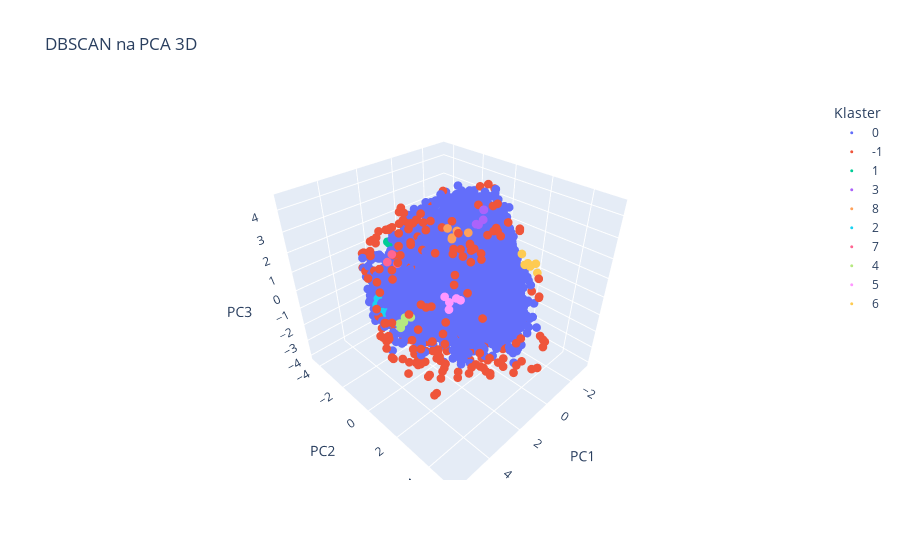

Write notebook code for a chart like this one.
### Markdown cell above
## DBSCAN

### Code cell
from sklearn.cluster import DBSCAN
import plotly.express as px

dbscan = DBSCAN()
y_dbscan = dbscan.fit_predict(X_pca)

fig = px.scatter_3d(x=X_pca[:, 0], y=X_pca[:, 1], z=X_pca[:, 2],
                    color=y_dbscan.astype(str),
                    labels={'x': 'PC1', 'y': 'PC2', 'z': 'PC3', 'color': 'Klaster'},
                    title='DBSCAN na PCA 3D')
fig.update_traces(marker_size=3)
fig.show()

### Figure 1 — Plotly figure (JSON) as saved in the notebook; plotly's stock layout.template omitted (floating-point values rounded to 4 significant figures; data arrays with more than 128 entries replaced by an {"elided": "..."} marker saying what was removed)
{"data": [{"hovertemplate": "Klaster=0<br>PC1=%{x}<br>PC2=%{y}<br>PC3=%{z}<extra></extra>", "legendgroup": "0", "marker": {"color": "#636efa", "size": 3, "symbol": "circle"}, "mode": "markers", "name": "0", "scene": "scene", "showlegend": true, "type": "scatter3d", "x": {"elided": "9891 float values"}, "y": {"elided": "9891 float values"}, "z": {"elided": "9891 float values"}}, {"hovertemplate": "Klaster=-1<br>PC1=%{x}<br>PC2=%{y}<br>PC3=%{z}<extra></extra>", "legendgroup": "-1", "marker": {"color": "#EF553B", "size": 3, "symbol": "circle"}, "mode": "markers", "name": "-1", "scene": "scene", "showlegend": true, "type": "scatter3d", "x": {"elided": "197 float values"}, "y": {"elided": "197 float values"}, "z": {"elided": "197 float values"}}, {"hovertemplate": "Klaster=1<br>PC1=%{x}<br>PC2=%{y}<br>PC3=%{z}<extra></extra>", "legendgroup": "1", "marker": {"color": "#00cc96", "size": 3, "symbol": "circle"}, "mode": "markers", "name": "1", "scene": "scene", "showlegend": true, "type": "scatter3d", "x": [1.19, 1.035, 1.31, 1.474, 1.355], "y": [-3.575, -3.368, -3.835, -3.498, -3.482], "z": [1.285, 1.491, 1.044, 1.163, 1.063]}, {"hovertemplate": "Klaster=3<br>PC1=%{x}<br>PC2=%{y}<br>PC3=%{z}<extra></extra>", "legendgroup": "3", "marker": {"color": "#ab63fa", "size": 3, "symbol": "circle"}, "mode": "markers", "name": "3", "scene": "scene", "showlegend": true, "type": "scatter3d", "x": [0.1624, 0.2154, 0.4015, 0.4595, 0.5244], "y": [1.271, 1.294, 1.46, 1.274, 1.197], "z": [4.079, 4.101, 3.786, 3.521, 3.541]}, {"hovertemplate": "Klaster=8<br>PC1=%{x}<br>PC2=%{y}<br>PC3=%{z}<extra></extra>", "legendgroup": "8", "marker": {"color": "#FFA15A", "size": 3, "symbol": "circle"}, "mode": "markers", "name": "8", "scene": "scene", "showlegend": true, "type": "scatter3d", "x": [1.829, 1.786, 2.2, 1.434, 1.749], "y": [1.118, 0.8286, 1.473, 1.61, 1.301], "z": [3.395, 3.678, 3.615, 3.648, 3.731]}, {"hovertemplate": "Klaster=2<br>PC1=%{x}<br>PC2=%{y}<br>PC3=%{z}<extra></extra>", "legendgroup": "2", "marker": {"color": "#19d3f3", "size": 3, "symbol": "circle"}, "mode": "markers", "name": "2", "scene": "scene", "showlegend": true, "type": "scatter3d", "x": [4.43, 4.231, 4.263, 4.295, 4.435], "y": [-0.7148, -0.5951, -0.4758, -0.7898, -0.725], "z": [0.2943, 0.02813, 0.1918, 0.7284, 0.5163]}, {"hovertemplate": "Klaster=7<br>PC1=%{x}<br>PC2=%{y}<br>PC3=%{z}<extra></extra>", "legendgroup": "7", "marker": {"color": "#FF6692", "size": 3, "symbol": "circle"}, "mode": "markers", "name": "7", "scene": "scene", "showlegend": true, "type": "scatter3d", "x": [3.63, 3.261, 3.38], "y": [-0.8102, -0.6328, -0.7961], "z": [2.218, 2.058, 2.483]}, {"hovertemplate": "Klaster=4<br>PC1=%{x}<br>PC2=%{y}<br>PC3=%{z}<extra></extra>", "legendgroup": "4", "marker": {"color": "#B6E880", "size": 3, "symbol": "circle"}, "mode": "markers", "name": "4", "scene": "scene", "showlegend": true, "type": "scatter3d", "x": [4.602, 5.027, 4.972, 4.754, 4.771], "y": [1.693, 1.583, 1.459, 1.448, 1.56], "z": [1.302, 0.9774, 1.072, 1.015, 1.31]}, {"hovertemplate": "Klaster=5<br>PC1=%{x}<br>PC2=%{y}<br>PC3=%{z}<extra></extra>", "legendgroup": "5", "marker": {"color": "#FF97FF", "size": 3, "symbol": "circle"}, "mode": "markers", "name": "5", "scene": "scene", "showlegend": true, "type": "scatter3d", "x": [3.304, 3.265, 3.603, 3.528, 3.47], "y": [3.021, 2.77, 2.722, 2.665, 2.36], "z": [2.115, 2.046, 1.683, 1.948, 2.014]}, {"hovertemplate": "Klaster=6<br>PC1=%{x}<br>PC2=%{y}<br>PC3=%{z}<extra></extra>", "legendgroup": "6", "marker": {"color": "#FECB52", "size": 3, "symbol": "circle"}, "mode": "markers", "name": "6", "scene": "scene", "showlegend": true, "type": "scatter3d", "x": [0.05334, 0.00957, 0.3132, 0.2757, 0.239, 0.3458], "y": [4.057, 3.908, 3.862, 3.582, 3.694, 3.443], "z": [2.287, 2.623, 2.612, 2.547, 2.653, 3.011]}], "layout": {"legend": {"title": {"text": "Klaster"}, "tracegroupgap": 0}, "scene": {"domain": {"x": [0, 1], "y": [0, 1]}, "xaxis": {"title": {"text": "PC1"}}, "yaxis": {"title": {"text": "PC2"}}, "zaxis": {"title": {"text": "PC3"}}}, "title": {"text": "DBSCAN na PCA 3D"}}}
